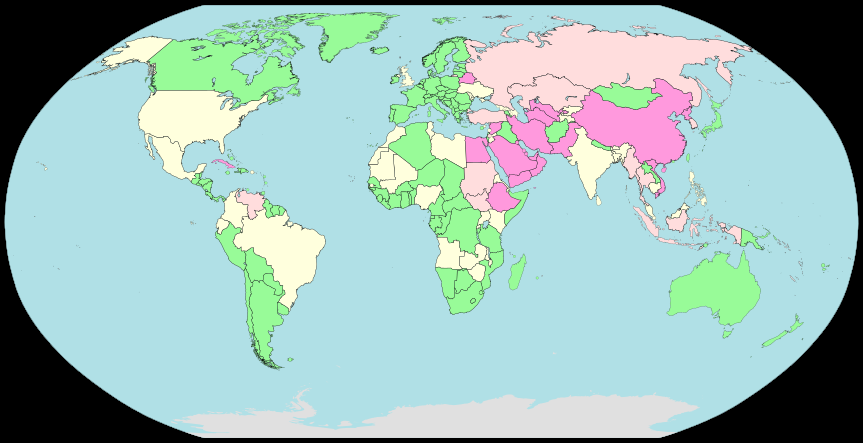
#> input picture HW1/5/P5/internet_censorship_map.png, 863 x 443 px
$ python c.py
#> lines starting #> are read from the running program, lines starting #| are printed output that depends on the picture; after the words box and inside, x2 and y2 are one past the last pixel; in counts of white or black regions, pixels touching at a corner belong together; long printed decimals are rounded
import numpy as np
from matplotlib import image
from matplotlib import pyplot as plt
import cv2

image = cv2.imread("P5/internet_censorship_map.png",cv2.IMREAD_UNCHANGED)
#> image is the input picture: shape (443, 863, 4); mean B, G, R, A 183.2, 187.6, 155.9, 215.1
transparent_area = len(np.where(image[:,:,3] == 0)[0])
#> transparent_area = 58944
image = cv2.cvtColor(image, cv2.COLOR_BGR2RGB)
#> image: shape (443, 863, 3)
water_color = (176,224,230)
water_idxs = np.where((image == water_color).all(axis = 2))
#> water_idxs = 214092 positions, rows 6 to 432, columns 5 to 857

selective_color_range = [(237,237,206),(255,255,221)]
selective_mask = cv2.inRange(image,selective_color_range[0],selective_color_range[1])
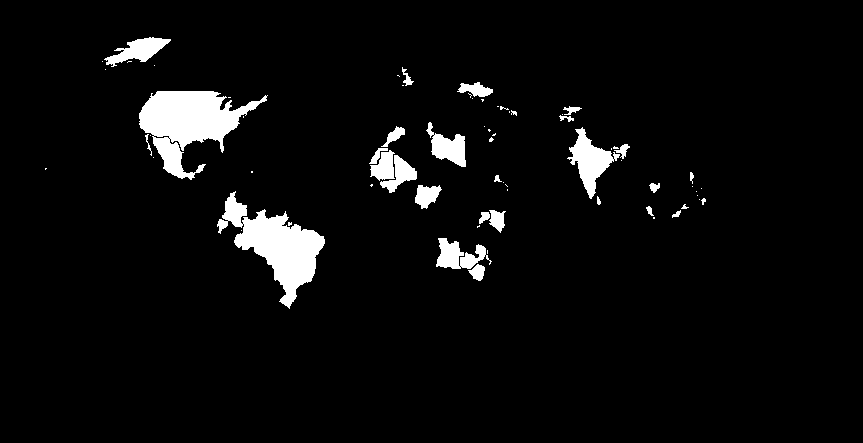
#> selective_mask: shape (443, 863); 4.6% white; 69 white regions (40 under 20 px), largest, box (x1, y1, x2, y2) and area: (139, 91, 268, 180) 5296, (217, 191, 325, 309) 4777, (567, 127, 620, 199) 1462
selective_idxs = np.where(selective_mask == 255)
#> selective_idxs = 17673 positions, rows 37 to 308, columns 45 to 705
image[selective_idxs] = (0,32,255)
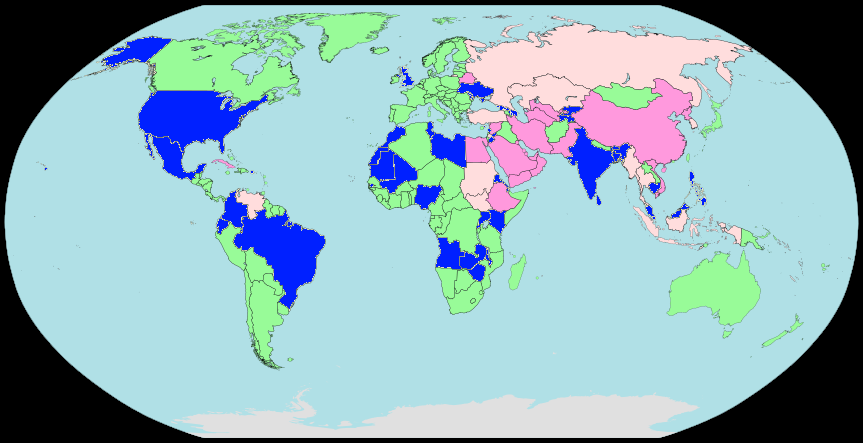
#> image: shape (443, 863, 3); mean R, G, B 144.1, 177.3, 184.8

little_color_range = [(134,220,134),(152,251,152)]
little_mask = cv2.inRange(image,little_color_range[0],little_color_range[1])
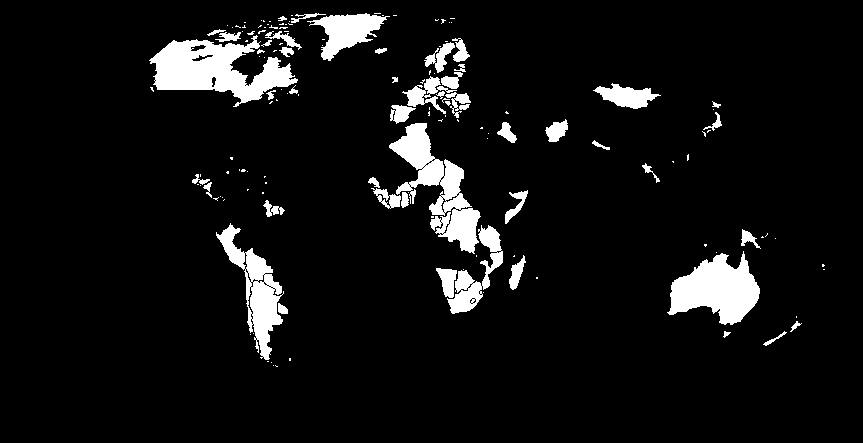
#> little_mask: shape (443, 863); 7.2% white; 149 white regions (102 under 20 px), largest, box (x1, y1, x2, y2) and area: (149, 35, 298, 107) 5284, (389, 123, 481, 254) 4346, (667, 251, 760, 325) 4073
little_idxs = np.where(little_mask == 255)
#> little_idxs = 27387 positions, rows 13 to 366, columns 149 to 824
image[little_idxs ] = (0,32,255)
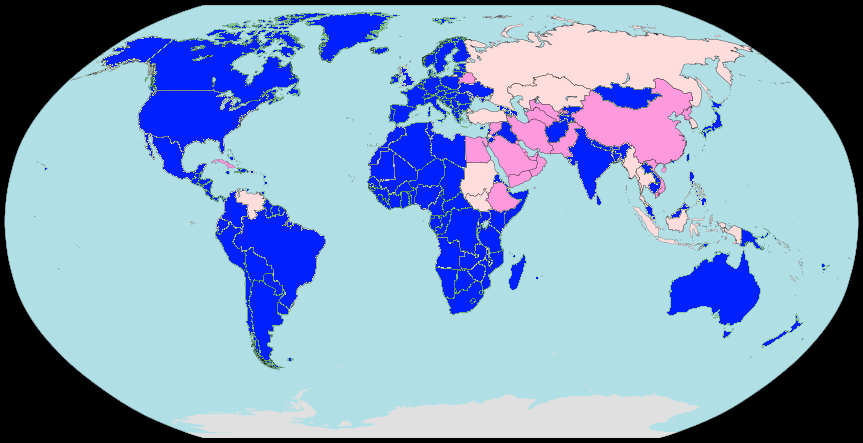
#> image: shape (443, 863, 3); 7.16% of pixels changed, all inside (x1, y1, x2, y2) = (149, 13, 825, 367)

plt.imshow(image)
plt.show()

countries_area = image.shape[0] * image.shape[1] - transparent_area - len(water_idxs[0])
#> countries_area = 109273
area = len(selective_idxs[0]) + len(little_idxs[0])
#> area = 45060

print("percentage of countries with selective or little censorship: ", area/countries_area*100)
#| percentage of countries with selective or little censorship:  41.236
